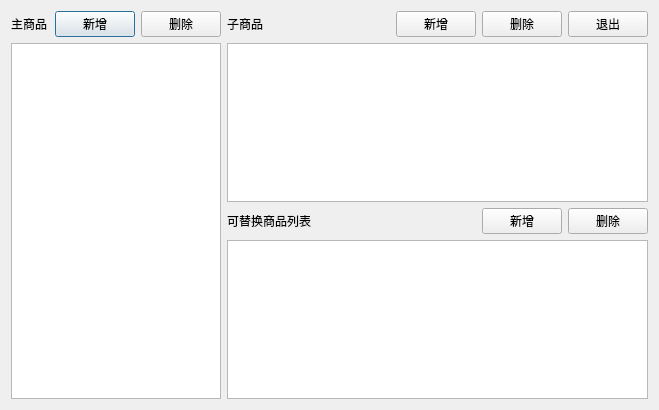
<?xml version="1.0" encoding="UTF-8"?>
<ui version="4.0">
 <class>w_bt_dish_suit_Dialog</class>
 <widget class="QDialog" name="w_bt_dish_suit_Dialog">
  <property name="geometry">
   <rect>
    <x>0</x>
    <y>0</y>
    <width>659</width>
    <height>410</height>
   </rect>
  </property>
  <property name="windowTitle">
   <string>Dialog</string>
  </property>
  <layout class="QVBoxLayout" name="verticalLayout_5">
   <item>
    <layout class="QHBoxLayout" name="horizontalLayout_4" stretch="1,2">
     <item>
      <layout class="QVBoxLayout" name="verticalLayout_3">
       <item>
        <layout class="QHBoxLayout" name="horizontalLayout">
         <item>
          <widget class="QLabel" name="label">
           <property name="text">
            <string>主商品</string>
           </property>
          </widget>
         </item>
         <item>
          <spacer name="horizontalSpacer_2">
           <property name="orientation">
            <enum>Qt::Horizontal</enum>
           </property>
           <property name="sizeHint" stdset="0">
            <size>
             <width>40</width>
             <height>20</height>
            </size>
           </property>
          </spacer>
         </item>
         <item>
          <widget class="lds_toolbar_button" name="pushButton_suit_new">
           <property name="text">
            <string>新增</string>
           </property>
           <property name="outer_stylesheet" stdset="0">
            <string>pushbutton</string>
           </property>
          </widget>
         </item>
         <item>
          <widget class="lds_toolbar_button" name="pushButton_suit_del">
           <property name="text">
            <string>删除</string>
           </property>
           <property name="outer_stylesheet" stdset="0">
            <string>pushbutton</string>
           </property>
          </widget>
         </item>
        </layout>
       </item>
       <item>
        <widget class="lds_tableView" name="tableView"/>
       </item>
      </layout>
     </item>
     <item>
      <layout class="QVBoxLayout" name="verticalLayout_4">
       <item>
        <layout class="QVBoxLayout" name="verticalLayout">
         <item>
          <layout class="QHBoxLayout" name="horizontalLayout_2">
           <item>
            <widget class="QLabel" name="label_2">
             <property name="text">
              <string>子商品</string>
             </property>
            </widget>
           </item>
           <item>
            <spacer name="horizontalSpacer_3">
             <property name="orientation">
              <enum>Qt::Horizontal</enum>
             </property>
             <property name="sizeHint" stdset="0">
              <size>
               <width>40</width>
               <height>20</height>
              </size>
             </property>
            </spacer>
           </item>
           <item>
            <widget class="lds_toolbar_button" name="pushButton_sub_new">
             <property name="text">
              <string>新增</string>
             </property>
             <property name="outer_stylesheet" stdset="0">
              <string>pushbutton</string>
             </property>
            </widget>
           </item>
           <item>
            <widget class="lds_toolbar_button" name="pushButton_sub_del">
             <property name="text">
              <string>删除</string>
             </property>
             <property name="outer_stylesheet" stdset="0">
              <string>pushbutton</string>
             </property>
            </widget>
           </item>
           <item>
            <widget class="lds_toolbar_button" name="pushButton_exit">
             <property name="text">
              <string>退出</string>
             </property>
             <property name="outer_stylesheet" stdset="0">
              <string>pushbutton</string>
             </property>
            </widget>
           </item>
          </layout>
         </item>
         <item>
          <widget class="lds_tableView" name="tableView_2"/>
         </item>
        </layout>
       </item>
       <item>
        <layout class="QVBoxLayout" name="verticalLayout_2">
         <item>
          <layout class="QHBoxLayout" name="horizontalLayout_3">
           <item>
            <widget class="QLabel" name="label_3">
             <property name="text">
              <string>可替换商品列表</string>
             </property>
            </widget>
           </item>
           <item>
            <spacer name="horizontalSpacer">
             <property name="orientation">
              <enum>Qt::Horizontal</enum>
             </property>
             <property name="sizeHint" stdset="0">
              <size>
               <width>40</width>
               <height>20</height>
              </size>
             </property>
            </spacer>
           </item>
           <item>
            <widget class="lds_toolbar_button" name="pushButton_sub_rep_new">
             <property name="text">
              <string>新增</string>
             </property>
             <property name="outer_stylesheet" stdset="0">
              <string>pushbutton</string>
             </property>
            </widget>
           </item>
           <item>
            <widget class="lds_toolbar_button" name="pushButton_sub_rep_del">
             <property name="text">
              <string>删除</string>
             </property>
             <property name="outer_stylesheet" stdset="0">
              <string>pushbutton</string>
             </property>
            </widget>
           </item>
          </layout>
         </item>
         <item>
          <widget class="lds_tableView" name="tableView_3"/>
         </item>
        </layout>
       </item>
      </layout>
     </item>
    </layout>
   </item>
  </layout>
 </widget>
 <customwidgets>
  <customwidget>
   <class>lds_toolbar_button</class>
   <extends>QPushButton</extends>
   <header>lds_toolbar_button.h</header>
  </customwidget>
  <customwidget>
   <class>lds_tableView</class>
   <extends>QTableView</extends>
   <header>lds_tableview.h</header>
  </customwidget>
 </customwidgets>
 <resources/>
 <connections/>
</ui>
